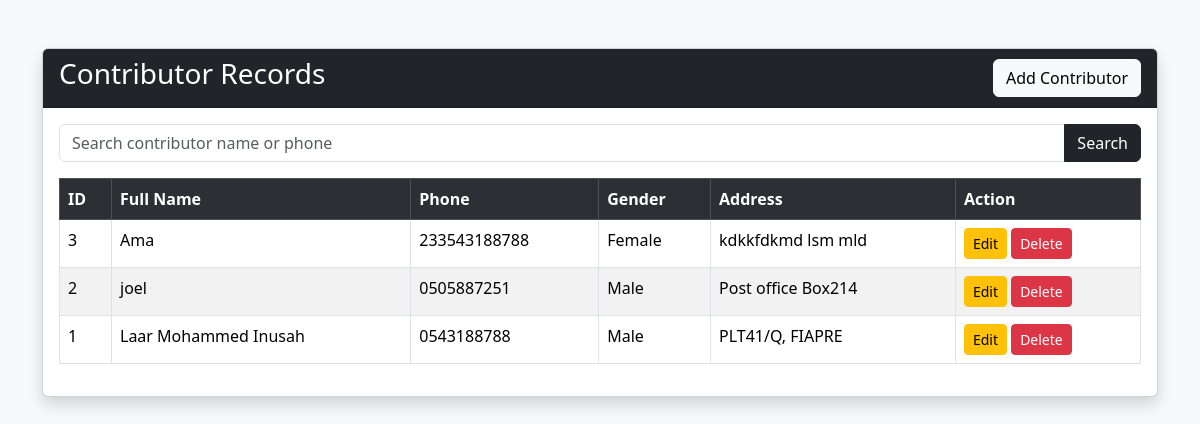
/pages/contributors/view_contributors.php, run on the app's committed database.
### tables this page shows
CREATE TABLE contributors (
    id INT NOT NULL AUTO_INCREMENT,
    fullname VARCHAR(100) NOT NULL,
    phone VARCHAR(20) DEFAULT NULL,
    gender VARCHAR(10) DEFAULT NULL,
    address VARCHAR(255) DEFAULT NULL,
    created_at TIMESTAMP DEFAULT CURRENT_TIMESTAMP,
    PRIMARY KEY (id)
);

### pages/contributors/view_contributors.php (the view, shortened to what this page needs)
<?php
include "../../includes/connection.php";
if(isset($_GET['search'])){
$search = $_GET['search'];
$query = "SELECT * FROM contributors
WHERE fullname LIKE '%$search%'
OR phone LIKE '%$search%'
ORDER BY id DESC";
}
else{
$query = "SELECT * FROM contributors ORDER BY id DESC";
}
$result = mysqli_query($conn, $query);
?>
<!DOCTYPE html>
<html>
<head>
<link href="https://cdn.jsdelivr.net/npm/bootstrap@5.3.3/dist/css/bootstrap.min.css" rel="stylesheet">
</head>
<body class="bg-light">
<div class="container mt-5">
<div class="card shadow">
<div class="card-header bg-dark text-white d-flex justify-content-between align-items-center">
<h3>
Contributor Records
</h3>
<a href="add_contributor.php"
class="btn btn-light">
Add Contributor
</a>
</div>
<div class="card-body">
<div class="table-responsive">
<form method="GET" class="mb-3">
<div class="input-group">
<input
type="text"
name="search"
class="form-control"
placeholder="Search contributor name or phone">
<button class="btn btn-dark">
Search
</button>
</div>
</form>
<table class="table table-bordered table-striped">
<tr class="table-dark">
<th>ID</th>
<th>Full Name</th>
<th>Phone</th>
<th>Gender</th>
<th>Address</th>
<th>Action</th>
</tr>
<?php while($row=mysqli_fetch_assoc($result)){ ?>
<tr>
<td>
<?php echo $row['id']; ?>
</td>
<td>
<?php echo $row['fullname']; ?>
</td>
<td>
<?php echo $row['phone']; ?>
</td>
<td>
<?php echo $row['gender']; ?>
</td>
<td>
<?php echo $row['address']; ?>
</td>
<td>
<a href="edit_contributor.php?id=<?php echo $row['id']; ?>"
class="btn btn-warning btn-sm">
Edit
</a>
<a href="delete_contributor.php?id=<?php echo $row['id']; ?>"
class="btn btn-danger btn-sm"
onclick="return confirm('Delete this contributor?');">
Delete
</a>
</td>
</tr>
<?php } ?>
</table>
</div>
</div>
</div>
</div>
</body>
</html>

### data on the page
contributors: id "3", fullname "Ama", phone "233543188788", gender "Female", address "kdkkfdkmd lsm mld"
contributors: id "2", fullname "joel", phone "0505887251", gender "Male", address "Post office Box214"
contributors: id "1", fullname "Laar Mohammed Inusah", phone "0543188788", gender "Male", address "PLT41/Q, FIAPRE"
